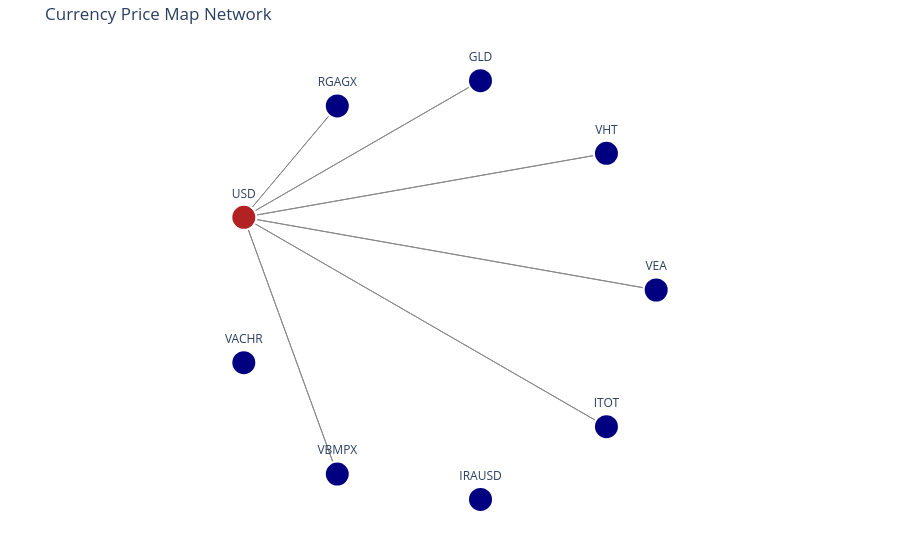

Notebook code for this chart:
### Code cell
price_map = prices.build_price_map(entries)
posting_currencies = list(get_posting_currencies(entries))
prices_graph_data = build_prices_graph_data(price_map, posting_currencies, special_nodes=options["operating_currency"])
draw_prices_circular_network(prices_graph_data, radius=1)

### Figure 1 — Plotly figure (JSON) as saved in the notebook; plotly's stock layout.template omitted (floating-point values rounded to 4 significant figures)
{"data": [{"hoverinfo": "none", "line": {"color": "#888", "width": 1}, "mode": "lines", "type": "scatter", "x": [1, -0.9397, null, 0.766, -0.9397, null, 0.1736, -0.9397, null, -0.5, -0.9397, null, -0.9397, -0.5, null, -0.9397, -0.5, null, -0.9397, 0.766, null, -0.9397, 1, null, -0.9397, 0.766, null, -0.9397, 0.1736, null, -0.5, -0.9397, null, 0.766, -0.9397, null], "y": [0, 0.342, null, 0.6428, 0.342, null, 0.9848, 0.342, null, 0.866, 0.342, null, 0.342, -0.866, null, 0.342, 0.866, null, 0.342, -0.6428, null, 0.342, 0, null, 0.342, 0.6428, null, 0.342, 0.9848, null, -0.866, 0.342, null, -0.6428, 0.342, null]}, {"hoverinfo": "text", "marker": {"color": ["navy", "navy", "navy", "navy", "firebrick", "navy", "navy", "navy", "navy"], "line": {"color": "white", "width": 2}, "size": 25}, "mode": "markers+text", "text": ["VEA", "VHT", "GLD", "RGAGX", "USD", "VACHR", "VBMPX", "IRAUSD", "ITOT"], "textposition": "top center", "type": "scatter", "x": [1, 0.766, 0.1736, -0.5, -0.9397, -0.9397, -0.5, 0.1736, 0.766], "y": [0, 0.6428, 0.9848, 0.866, 0.342, -0.342, -0.866, -0.9848, -0.6428]}], "layout": {"hovermode": "closest", "margin": {"b": 20, "l": 5, "r": 5, "t": 40}, "plot_bgcolor": "white", "showlegend": false, "title": {"text": "Currency Price Map Network"}, "xaxis": {"showgrid": false, "showticklabels": false, "zeroline": false}, "yaxis": {"scaleanchor": "x", "scaleratio": 1, "showgrid": false, "showticklabels": false, "zeroline": false}}}
